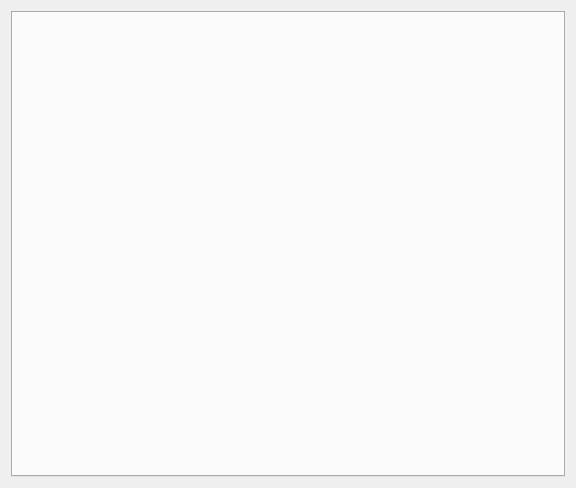
<?xml version="1.0" encoding="UTF-8"?>
<ui version="4.0">
 <class>Form</class>
 <widget class="QWidget" name="Form">
  <property name="geometry">
   <rect>
    <x>0</x>
    <y>0</y>
    <width>576</width>
    <height>488</height>
   </rect>
  </property>
  <property name="windowTitle">
   <string>Boundaries conditions</string>
  </property>
  <layout class="QGridLayout" name="gridLayout">
   <item row="0" column="0">
    <widget class="QTabWidget" name="tabWidget">
     <property name="currentIndex">
      <number>-1</number>
     </property>
    </widget>
   </item>
  </layout>
 </widget>
 <resources/>
 <connections/>
</ui>
